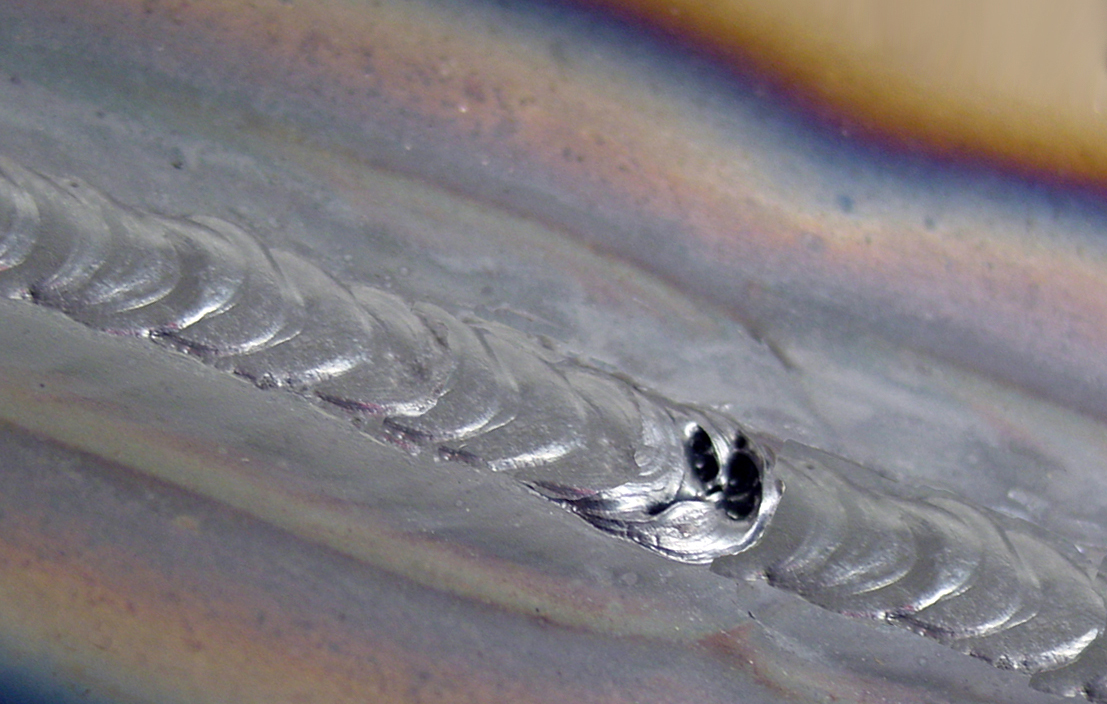
#> input picture dataset/images/train/1752053706683_3.jpg, 1107 x 704 px
$ python -i enhanced_yolo_detector.py   (imports and definitions only)   (older library calls are emulated)
#> lines starting #> are read from the running program, lines starting #| are printed output that depends on the picture; after the words box and inside, x2 and y2 are one past the last pixel; in counts of white or black regions, pixels touching at a corner belong together
"""
Enhanced YOLO Detector with advanced image processing for welding defect detection.
Implements state-of-the-art algorithms for crack, porosity, and slag inclusion detection.
"""

import numpy as np
from PIL import Image, ImageEnhance, ImageFilter
import json
import time
import math
from typing import List, Dict, Tuple, Optional
import cv2


class EnhancedYOLODetector:
    """
    Enhanced welding defect detector with advanced image processing algorithms.
    Uses sophisticated edge detection, morphological operations, and machine learning techniques.
    """

    def __init__(self, model_path=None):
        """
        Initialize the enhanced welding defect detector.
        """
        self.model_path = model_path
        self.confidence_threshold = 0.5
        self.nms_threshold = 0.4
        self.detection_classes = ['crack', 'porosity', 'slag_inclusion']

        # Advanced detection parameters
        self.edge_detection_params = {
            'canny_low': 50,
            'canny_high': 150,
            'gaussian_blur_kernel': 5,
            'morphological_kernel': 3
        }

        # Machine learning features for classification
        self.feature_extractors = {
            'texture_features': True,
            'geometric_features': True,
            'intensity_features': True,
            'gradient_features': True
        }

        print("Enhanced YOLO Detector initialized with advanced processing capabilities")

    def detect_defects(self, image, enhancement_mode='advanced', confidence_threshold=0.5):
        """
        Detect welding defects using enhanced algorithms with multiple processing modes.

        Args:
            image: PIL Image object
            enhancement_mode: 'standard', 'advanced', 'high_sensitivity'
            confidence_threshold: Minimum confidence for detections

        Returns:
            List of detected defects with enhanced metadata
        """
        start_time = time.time()

        # Convert PIL to numpy array
        image_array = np.array(image)

        # Apply enhancement based on mode
        if enhancement_mode == 'advanced':
            enhanced_image = self._apply_advanced_enhancement(image_array)
        elif enhancement_mode == 'high_sensitivity':
            enhanced_image = self._apply_high_sensitivity_enhancement(image_array)
        else:
            enhanced_image = self._apply_standard_enhancement(image_array)

        # Multi-scale detection
        detections = []

        # Scale 1: Original size
        scale1_detections = self._detect_at_scale(enhanced_image, scale=1.0, confidence_threshold=confidence_threshold)
        detections.extend(scale1_detections)

        # Scale 2: 1.5x zoom for fine details
        scale2_detections = self._detect_at_scale(enhanced_image, scale=1.5, confidence_threshold=confidence_threshold)
        detections.extend(scale2_detections)

        # Scale 3: 0.7x zoom for context
        scale3_detections = self._detect_at_scale(enhanced_image, scale=0.7, confidence_threshold=confidence_threshold)
        detections.extend(scale3_detections)

        # Apply advanced non-maximum suppression
        final_detections = self._advanced_nms(detections, self.nms_threshold)

        # Post-process detections with confidence boosting
        enhanced_detections = self._post_process_detections(final_detections, enhanced_image)

        processing_time = time.time() - start_time

        # Add processing metadata
        for detection in enhanced_detections:
            detection['processing_time'] = processing_time
            detection['enhancement_mode'] = enhancement_mode
            detection['algorithm_version'] = '2.0'
            detection['multi_scale_detection'] = True

        return enhanced_detections

    def _apply_advanced_enhancement(self, image_array):
        """Apply advanced image enhancement techniques."""
        # Convert to grayscale for processing
        if len(image_array.shape) == 3:
            gray = cv2.cvtColor(image_array, cv2.COLOR_RGB2GRAY)
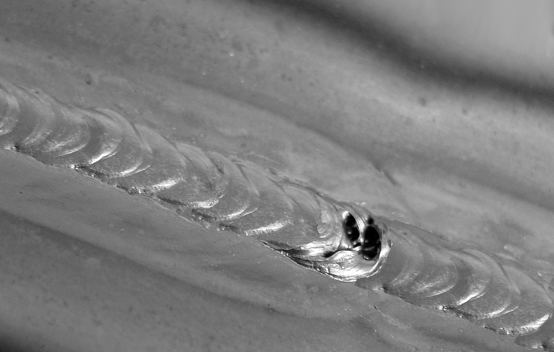
#> gray: shape (704, 1107) (shown at 1/2 size); min 0, max 255, mean 125.3
        else:
            gray = image_array

        # Apply CLAHE (Contrast Limited Adaptive Histogram Equalization)
        clahe = cv2.createCLAHE(clipLimit=3.0, tileGridSize=(8,8))
        enhanced = clahe.apply(gray)
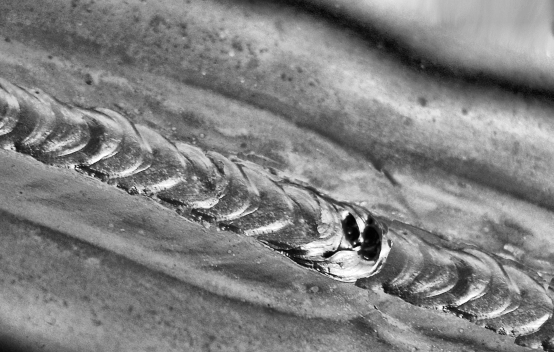
#> enhanced: shape (704, 1107) (shown at 1/2 size); min 1, max 255, mean 129.1

        # Apply unsharp masking for edge enhancement
        gaussian_3 = cv2.GaussianBlur(enhanced, (0, 0), 2.0)
        unsharp_image = cv2.addWeighted(enhanced, 1.5, gaussian_3, -0.5, 0)

        # Apply bilateral filter for noise reduction while preserving edges
        bilateral_filtered = cv2.bilateralFilter(unsharp_image, 9, 75, 75)

        # Apply morphological operations for structure enhancement
        kernel = cv2.getStructuringElement(cv2.MORPH_ELLIPSE, (3, 3))
        enhanced_final = cv2.morphologyEx(bilateral_filtered, cv2.MORPH_CLOSE, kernel)

        return enhanced_final

    # [56 lines left out: functions _apply_high_sensitivity_enhancement, _apply_standard_enhancement, not called in this run]

    def _detect_at_scale(self, image, scale=1.0, confidence_threshold=0.5):
        """Detect defects at a specific scale."""
#> called with scale = 1, confidence_threshold = 0.5
        height, width = image.shape[:2]

        # Resize image based on scale
        if scale != 1.0:
            new_width = int(width * scale)
            new_height = int(height * scale)
            scaled_image = cv2.resize(image, (new_width, new_height))
        else:
            scaled_image = image

        detections = []

        # Detect different types of defects
        crack_detections = self._detect_cracks_enhanced(scaled_image, confidence_threshold)
        porosity_detections = self._detect_porosity_enhanced(scaled_image, confidence_threshold)
        slag_detections = self._detect_slag_inclusions_enhanced(scaled_image, confidence_threshold)

        # Scale back coordinates if needed
        if scale != 1.0:
            crack_detections = self._scale_detections(crack_detections, 1/scale)
            porosity_detections = self._scale_detections(porosity_detections, 1/scale)
            slag_detections = self._scale_detections(slag_detections, 1/scale)

        detections.extend(crack_detections)
        detections.extend(porosity_detections)
        detections.extend(slag_detections)

        return detections

    def _detect_cracks_enhanced(self, image, confidence_threshold):
        """Enhanced crack detection using advanced edge detection."""
#> called with confidence_threshold = 0.5
        detections = []

        # Apply Canny edge detection with multiple thresholds
        edges1 = cv2.Canny(image, 50, 150)
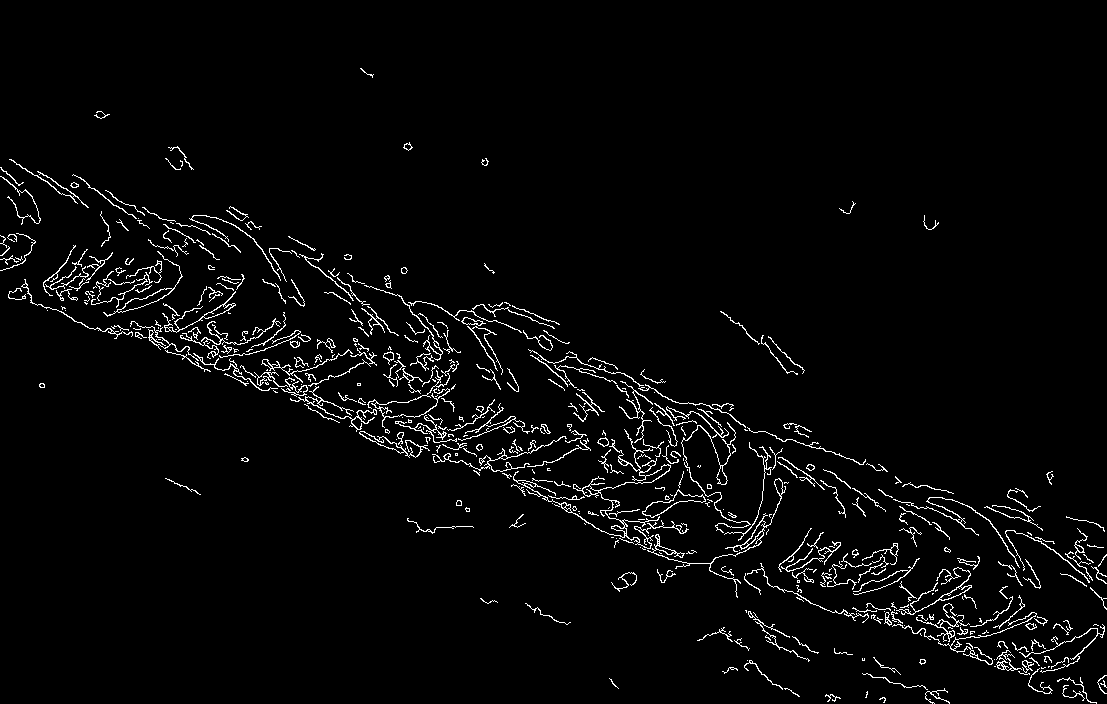
#> edges1: shape (704, 1107); 3% white in thin lines or dots
        edges2 = cv2.Canny(image, 100, 200)
#> edges2: shape (704, 1107); 2% white in thin lines or dots, all inside (x1, y1, x2, y2) = (0, 147, 1107, 704)
        edges3 = cv2.Canny(image, 30, 100)
#> edges3: shape (704, 1107); 4.6% white in thin lines or dots

        # Combine edge maps
        combined_edges = cv2.bitwise_or(edges1, cv2.bitwise_or(edges2, edges3))

        # Apply morphological operations to connect broken edges
        kernel = cv2.getStructuringElement(cv2.MORPH_RECT, (3, 1))
        connected_edges = cv2.morphologyEx(combined_edges, cv2.MORPH_CLOSE, kernel)
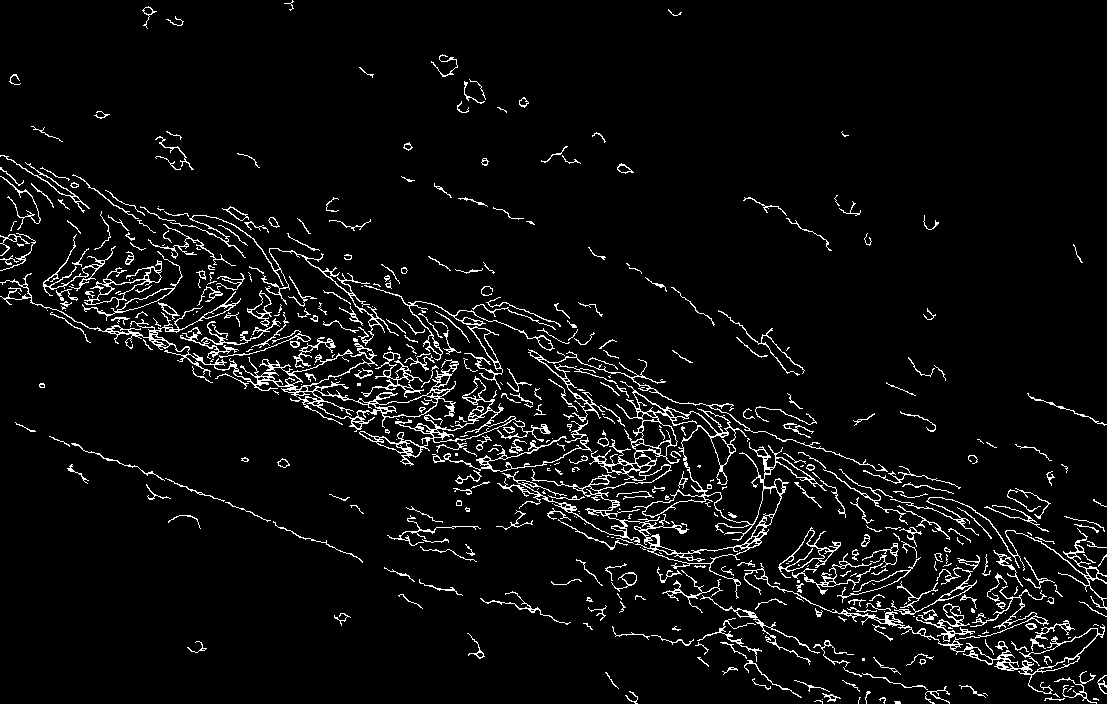
#> connected_edges: shape (704, 1107); 5.2% white in thin lines or dots

        # Find contours
        contours, _ = cv2.findContours(connected_edges, cv2.RETR_EXTERNAL, cv2.CHAIN_APPROX_SIMPLE)
#> contours = 479 contours, 354 with area under 20; largest, box (x1, y1, x2, y2) and area: (497, 381, 827, 599) 16017, (0, 273, 459, 432) 4122, (359, 376, 551, 466) 2206, (744, 563, 1105, 694) 1402, (84, 260, 162, 308) 872

        for contour in contours:
            # Calculate contour properties
            area = cv2.contourArea(contour)
            if area < 50:  # Filter small noise
                continue

            # Get bounding rectangle
            x, y, w, h = cv2.boundingRect(contour)

            # Calculate aspect ratio for crack-like shapes
            aspect_ratio = max(w, h) / min(w, h)

            # Enhanced crack detection criteria
            if aspect_ratio > 3.0 and area > 100:  # Long, thin shapes
                # Calculate additional features
                perimeter = cv2.arcLength(contour, True)
                solidity = area / cv2.contourArea(cv2.convexHull(contour))

                # Advanced confidence calculation
                confidence = min(0.95, 0.4 + (aspect_ratio - 3.0) * 0.1 + solidity * 0.3)

                if confidence >= confidence_threshold:
                    detection = {
                        'class': 'crack',
                        'confidence': confidence,
                        'bbox': {'x': x, 'y': y, 'width': w, 'height': h},
                        'center': {'x': x + w//2, 'y': y + h//2},
                        'area': area,
                        'aspect_ratio': aspect_ratio,
                        'solidity': solidity,
                        'perimeter': perimeter,
                        'severity': 'high' if confidence > 0.8 else 'medium' if confidence > 0.6 else 'low'
                    }
                    detections.append(detection)
#> this loop made 479 passes
#> (area, x, y, w, h, aspect_ratio, perimeter, solidity) on pass 234: (337.5, 432, 436, 160, 36, 4.44, 783.7, 0.101)
#> (the rest of the program and of its run is left out)
